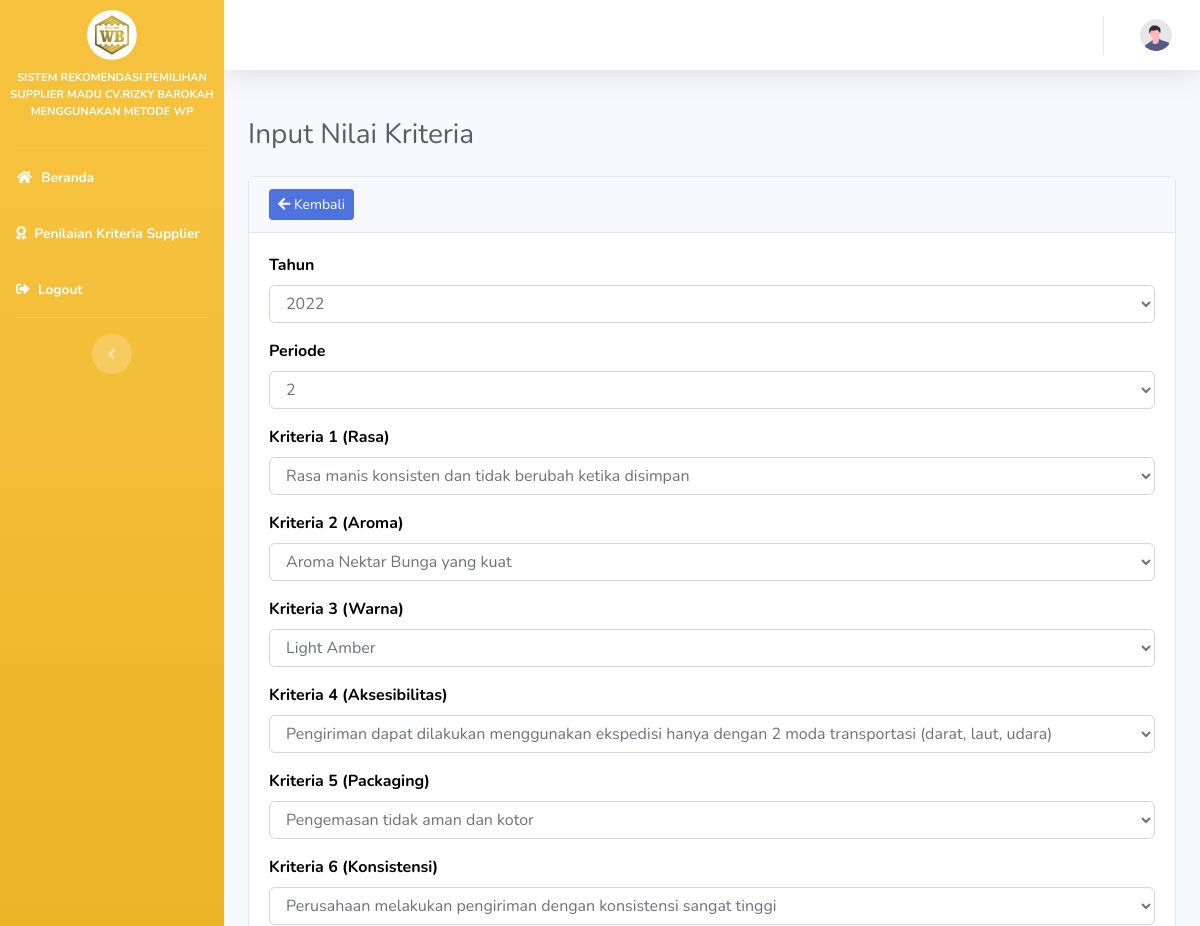
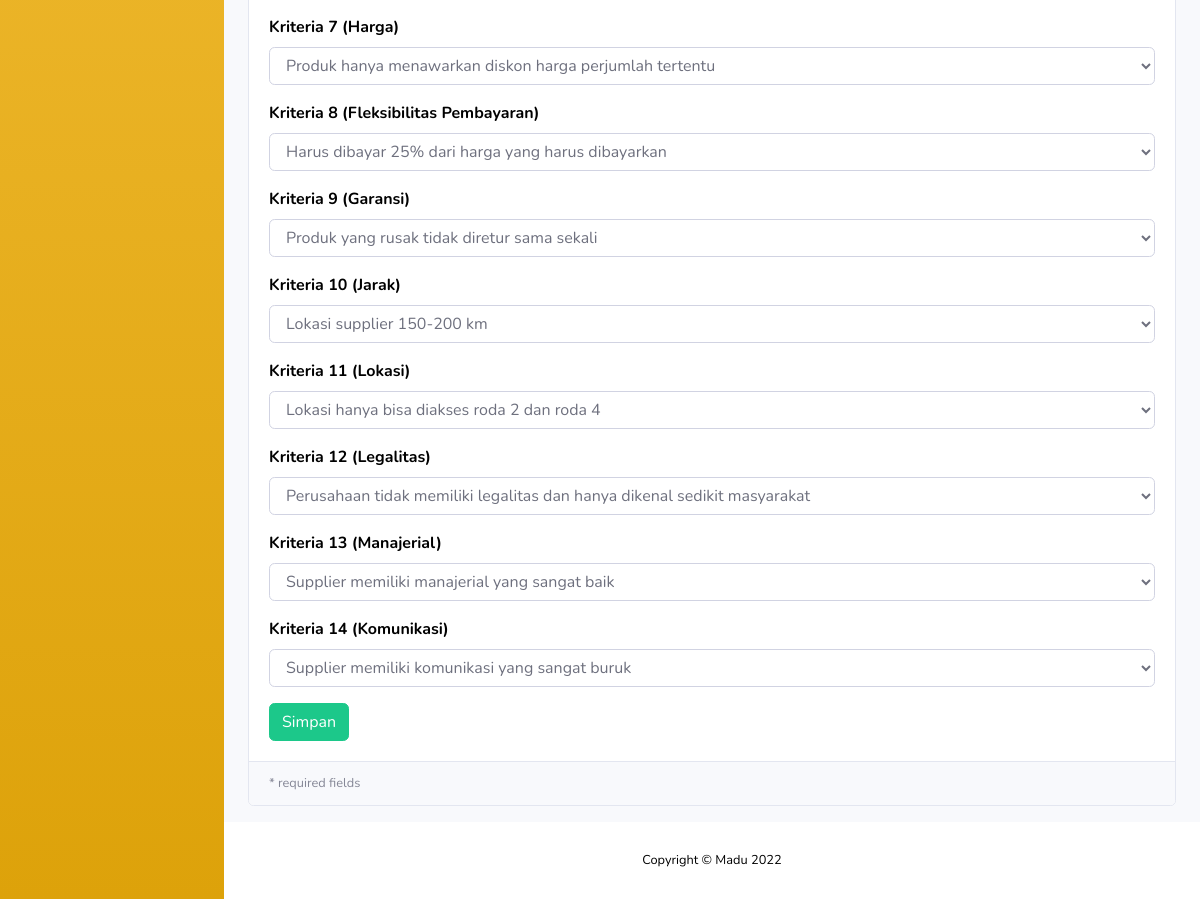
/nilai/edit/1, run on the app's committed database (2 pictures, top to bottom).
### tables this page shows
CREATE TABLE `nilai` (
  `id_nilai` int(11) NOT NULL,
  `id_supplier` int(11) NOT NULL,
  `id_users` int(11) DEFAULT NULL,
  `tahun` int(11) NOT NULL,
  `periode` int(11) NOT NULL,
  `rasa` int(11) NOT NULL,
  `aroma` int(11) NOT NULL,
  `warna` int(11) NOT NULL,
  `aksesibilitas` int(11) NOT NULL,
  `packaging` int(11) NOT NULL,
  `konsistensi` int(11) NOT NULL,
  `harga` int(11) NOT NULL,
  `fleksibilitas` int(11) NOT NULL,
  `garansi` int(11) NOT NULL,
  `jarak` int(11) NOT NULL,
  `lokasi` int(11) NOT NULL,
  `legalitas` int(11) NOT NULL,
  `manajerial` int(11) NOT NULL,
  `komunikasi` int(11) NOT NULL
);

### application/controllers/Nilai.php (called while the page is built, shortened)
<?php
class Nilai extends CI_Controller
{
    public function __construct()
    {
        $this->load->model("nilai_model");
        $this->load->model("supplier_model");
        $this->load->model("bobot_model");
        $this->load->library('session');
        $this->load->library('form_validation');
        $this->load->library('pagination');
    }
    public function edit($id = null)
    {
        $nilai = $this->nilai_model;
        $data["nilai"] = $nilai->getById($id);
        $this->load->view("nilai/edit", $data);
    }
}

### index.php (called while the page is built, shortened)
<?php
require_once BASEPATH.'core/CodeIgniter.php';

### application/models/Nilai_model.php (called while the page is built, shortened)
<?php defined('BASEPATH') or exit('No direct script access allowed');
class Nilai_model extends CI_Model
{
    private $_table = "nilai";
    public function getById($id)
    {
        return $this->db->get_where($this->_table, ["id_nilai" => $id])->row();
    }
}

### application/views/nilai/edit.php (the view, shortened to what this page needs)
<!DOCTYPE html>
<html lang="en">
<body id="page-top">
	<div id="wrapper">
		<div id="content-wrapper" class="d-flex flex-column">
			<div id="content">
				<ul class="navbar-nav ml-auto">
					<li class="nav-item no-arrow">
					</li>
				</ul>
				<div class="container-fluid">
					<div class="d-sm-flex align-items-center justify-content-between mb-4">
						<h1 class="h3 mb-0 text-gray-800">Input Nilai Kriteria</h1>
					</div>
					<div class="card mb-3">
						<div class="card-header">
							<a href="<?php echo site_url('nilai/') ?>" class="btn btn-primary btn-sm"><i class="fas fa-arrow-left"></i> Kembali</a>
						</div>
						<div class="card-body">
							<form action="<?=base_url('nilai/UpdateNilai')?>" method="post" enctype="multipart/form-data">
								<div class="form-group">
									<b><label for="tahun">Tahun</label></b>
									<select class="form-control " name="tahun">
										<?php
										for ($i = 2021; $i <= 2030; $i++) {
											echo "<option value='$i'";
											if ($nilai->tahun == $i) {
												echo " selected";
											}
											echo ">$i</option>";
										}
										?>
									</select>
								</div>
								<div class="form-group">
									<b><label for="periode">Periode</label></b>
									<select class="form-control " name="periode">
										<?php
										for ($i = 1; $i <= 2; $i++) {
											echo "<option value='$i'";
											if ($nilai->periode == $i) {
												echo " selected";
											}
											echo ">$i</option>";
										}
										?>
									</select>
								</div>
								<div class="form-group">
									<b><label for="rasa">Kriteria 1 (Rasa)</label></b>
									<select name="rasa" class="form-control">
										<option value="4" <?php if ($nilai->rasa == '4') {
																echo "selected";
															} ?>>Rasa manis konsisten dan tidak berubah ketika disimpan</option>
									</select>
								</div>
								<div class="form-group">
									<b><label for="aroma">Kriteria 2 (Aroma)</label></b>
									<select name="aroma" class="form-control">
										<option value="4" <?php if ($nilai->aroma == '4') {
																echo "selected";
															} ?>>Aroma Nektar Bunga yang kuat</option>
									</select>
								</div>
								<div class="form-group">
									<b><label for="warna">Kriteria 3 (Warna)</label></b>
									<select name="warna" class="form-control">
										<option value="3" <?php if ($nilai->warna == '3') {
																echo "selected";
															} ?>>Light Amber</option>
									</select>
								</div>
								<div class="form-group">
									<b><label for="aksesibilitas">Kriteria 4 (Aksesibilitas)</label></b>
									<select name="aksesibilitas" class="form-control">
										<option value="4" <?php if ($nilai->aksesibilitas == '4') {
																echo "selected";
															} ?>>Pengiriman dapat dilakukan menggunakan ekspedisi hanya dengan 2 moda transportasi (darat, laut, udara)</option>
									</select>
								</div>
								<div class="form-group">
									<b><label for="packaging">Kriteria 5 (Packaging)</label></b>
									<select name="packaging" class="form-control">
										<option value="1" <?php if ($nilai->packaging == '1') {
																echo "selected";
															} ?>>Pengemasan tidak aman dan kotor</option>
									</select>
								</div>
								<div class="form-group">
									<b><label for="konsistensi">Kriteria 6 (Konsistensi)</label></b>
									<select name="konsistensi" class="form-control">"><option>--- Pilih Nilai Kriteria Konsistensi ---</option>
										<option value="5" <?php if ($nilai->konsistensi == '5') {
																echo "selected";
															} ?>>Perusahaan melakukan pengiriman dengan konsistensi sangat tinggi</option>
									</select>
								</div>
								<div class="form-group">
									<b><label for="harga">Kriteria 7 (Harga)</label></b>
									<select name="harga" class="form-control">
										<option value="3" <?php if ($nilai->harga == '3') {
																echo "selected";
															} ?>>Produk hanya menawarkan diskon harga perjumlah tertentu</option>
									</select>
								</div>
								<div class="form-group">
									<b><label for="fleksibilitas">Kriteria 8 (Fleksibilitas Pembayaran)</label></b>
									<select name="fleksibilitas" class="form-control">
										<option value="4" <?php if ($nilai->fleksibilitas == '4') {
																echo "selected";
															} ?>>Harus dibayar 25% dari harga yang harus dibayarkan</option>
									</select>
								</div>
								<div class="form-group">
									<b><label for="garansi">Kriteria 9 (Garansi)</label></b>
									<select name="garansi" class="form-control">"><option>--- Pilih Nilai Kriteria Garansi ---</option>
										<option value="1" <?php if ($nilai->garansi == '1') {
																echo "selected";
															} ?>>Produk yang rusak tidak diretur sama sekali</option>
									</select>
								</div>
								<div class="form-group">
									<b><label for="jarak">Kriteria 10 (Jarak)</label></b>
									<select name="jarak" class="form-control">
										<option value="4" <?php if ($nilai->jarak == '4') {
																echo "selected";
															} ?>>Lokasi supplier 150-200 km</option>
									</select>
								</div>
								<div class="form-group">
									<b><label for="lokasi">Kriteria 11 (Lokasi)</label></b>
									<select name="lokasi" class="form-control">
										<option value="2" <?php if ($nilai->lokasi == '2') {
																echo "selected";
															} ?>>Lokasi hanya bisa diakses roda 2 dan roda 4</option>
									</select>
								</div>
								<div class="form-group">
									<b><label for="legalitas">Kriteria 12 (Legalitas)</label></b>
									<select name="legalitas" class="form-control">
										<option value="1" <?php if ($nilai->legalitas == '1') {
																echo "selected";
															} ?>>Perusahaan tidak memiliki legalitas dan hanya dikenal sedikit masyarakat</option>
									</select>
								</div>
								<div class="form-group">
									<b><label for="manajerial">Kriteria 13 (Manajerial)</label></b>
									<select name="manajerial" class="form-control">
										<option value="4" <?php if ($nilai->manajerial == '4') {
																echo "selected";
															} ?>>Supplier memiliki manajerial yang sangat baik</option>
									</select>
								</div>
								<div class="form-group">
									<b><label for="komunikasi">Kriteria 14 (Komunikasi)</label></b>
									<select name="komunikasi" class="form-control">
										<option value="1" <?php if ($nilai->komunikasi == '1') {
																echo "selected";
															} ?>>Supplier memiliki komunikasi yang sangat buruk</option>
									</select>
								</div>
								<input class="btn btn-success" type="submit" name="btn" value="Simpan" />
							</form>
						</div>
						<div class="card-footer small text-muted">
							* required fields
						</div>
					</div>
				</div>
			</div>
		</div>
	</div>
</body>
</html>

### data on the page
nilai: tahun "2022", periode "2", rasa "Rasa manis konsisten dan tidak berubah ketika disimpan", aroma "Aroma Nektar Bunga yang kuat", warna "Light Amber", aksesibilitas "Pengiriman dapat dilakukan menggunakan ekspedisi hanya dengan 2 moda transportasi (darat, laut, udara)", packaging "Pengemasan tidak aman dan kotor", konsistensi "Perusahaan melakukan pengiriman dengan konsistensi sangat tinggi", harga "Produk hanya menawarkan diskon harga perjumlah tertentu", fleksibilitas "Harus dibayar 25% dari harga yang harus dibayarkan", garansi "Produk yang rusak tidak diretur sama sekali", jarak "Lokasi supplier 150-200 km", lokasi "Lokasi hanya bisa diakses roda 2 dan roda 4", legalitas "Perusahaan tidak memiliki legalitas dan hanya dikenal sedikit masyarakat", manajerial "Supplier memiliki manajerial yang sangat baik", komunikasi "Supplier memiliki komunikasi yang sangat buruk"
